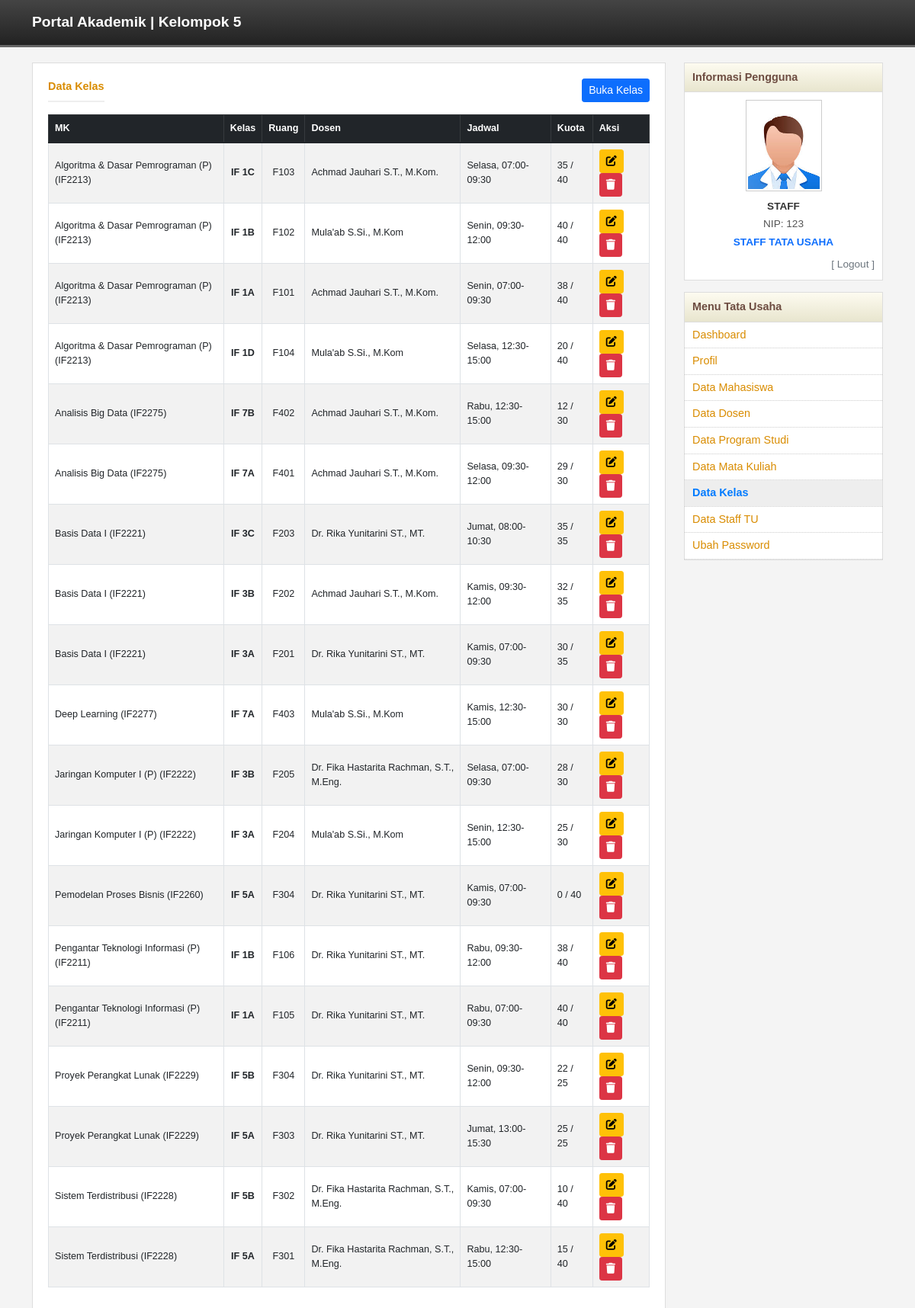
Screenshot of /tu/kelas.php (signed in) with the database file from the repository.
### tables this page shows
CREATE TABLE `kelas` (
  `id` int(11) NOT NULL,
  `mata_kuliah_id` int(11) DEFAULT NULL,
  `kode_kelas` varchar(10) DEFAULT NULL,
  `nama_kelas` varchar(50) DEFAULT NULL,
  `ruangan` varchar(20) DEFAULT NULL,
  `dosen_pengampu_id` int(11) DEFAULT NULL,
  `hari` enum('Senin','Selasa','Rabu','Kamis','Jumat','Sabtu') DEFAULT NULL,
  `jam_mulai` time DEFAULT NULL,
  `jam_selesai` time DEFAULT NULL,
  `kuota` int(11) DEFAULT NULL,
  `terisi` int(11) DEFAULT 0,
  `created_at` timestamp NULL DEFAULT current_timestamp()
);

CREATE TABLE `mata_kuliah` (
  `id` int(11) NOT NULL,
  `kode_mk` varchar(20) NOT NULL,
  `nama_mk` varchar(100) NOT NULL,
  `sks` int(11) NOT NULL,
  `minimal_kelulusan` varchar(5) DEFAULT 'C',
  `semester` int(11) DEFAULT NULL,
  `prodi_id` int(11) DEFAULT 1,
  `sifat` enum('Wajib','Pilihan') DEFAULT 'Wajib',
  `prasyarat` varchar(255) DEFAULT NULL,
  `created_at` timestamp NULL DEFAULT current_timestamp()
);

CREATE TABLE `dosen` (
  `id` int(11) NOT NULL,
  `nidn` varchar(20) NOT NULL,
  `nama` varchar(100) NOT NULL,
  `password` varchar(255) NOT NULL,
  `email` varchar(100) DEFAULT NULL,
  `foto` varchar(255) DEFAULT NULL,
  `jabatan` enum('Dosen','Kaprodi') DEFAULT 'Dosen',
  `prodi` varchar(50) DEFAULT NULL,
  `created_at` timestamp NULL DEFAULT current_timestamp()
);

CREATE TABLE `tata_usaha` (
  `id` int(11) NOT NULL,
  `nip` varchar(20) NOT NULL,
  `nama` varchar(100) NOT NULL,
  `password` varchar(255) NOT NULL,
  `email` varchar(100) DEFAULT NULL,
  `created_at` timestamp NULL DEFAULT current_timestamp(),
  `foto` varchar(255) DEFAULT NULL
);

### tu/kelas.php (the view, shortened to what this page needs)
<?php
require_once "../config/database.php";
$query = "SELECT k.*, mk.nama_mk, mk.kode_mk, d.nama as nama_dosen FROM kelas k JOIN mata_kuliah mk ON k.mata_kuliah_id = mk.id LEFT JOIN dosen d ON k.dosen_pengampu_id = d.id ORDER BY mk.nama_mk ASC";
$data = $pdo->query($query)->fetchAll();
?>
<!DOCTYPE html>
<html lang="id">
<head>
    <link href="https://cdn.jsdelivr.net/npm/bootstrap@5.1.3/dist/css/bootstrap.min.css" rel="stylesheet">
    <link rel="stylesheet" href="https://cdnjs.cloudflare.com/ajax/libs/font-awesome/6.0.0/css/all.min.css">
    <link rel="stylesheet" href="../assets/css/style.css">
</head>
<body>
<?php include "header.php"; ?>
<div class="container">
    <div class="row">
        <div class="col-md-9">
            <div class="content-box">
                <div class="d-flex justify-content-between mb-3">
                    <div class="msg-header mb-0">Data Kelas</div>
                    <a href="kelas_form.php" class="btn btn-primary btn-sm">Buka Kelas</a>
                </div>
                <div class="table-responsive">
                    <table class="table table-bordered table-striped small align-middle">
                        <thead class="table-dark">
                            <tr><th>MK</th><th>Kelas</th><th>Ruang</th><th>Dosen</th><th>Jadwal</th><th>Kuota</th><th>Aksi</th></tr>
                        </thead>
                        <tbody>
                            <?php foreach($data as $r): ?>
                            <tr>
                                <td><?= $r['nama_mk'] ?> (<?= $r['kode_mk'] ?>)</td>
                                <td class="text-center fw-bold"><?= $r['nama_kelas'] ?></td>
                                <td class="text-center"><?= htmlspecialchars($r['ruangan'] ?? '-') ?></td> <td><?= $r['nama_dosen'] ?></td>
                                <td><?= $r['hari'] ?>, <?= substr($r['jam_mulai'],0,5) ?>-<?= substr($r['jam_selesai'],0,5) ?></td>
                                <td><?= $r['terisi'] ?> / <?= $r['kuota'] ?></td>
                                <td>
                                    <a href="kelas_form.php?id=<?= $r['id'] ?>" class="btn btn-warning btn-sm"><i class="fas fa-edit"></i></a>
                                    <form method="POST" style="display:inline" onsubmit="return confirm('Hapus?');">
                                        <button class="btn btn-danger btn-sm"><i class="fas fa-trash"></i></button>
                                    </form>
                                </td>
                            </tr>
                            <?php endforeach; ?>
                        </tbody>
                    </table>
                </div>
            </div>
        </div>
        <div class="col-md-3">
            <?php include "sidebar.php"; ?>
        </div>
    </div>
</div>
</body>
</html>

### tu/sidebar.php
<?php
$currentPage = basename($_SERVER['PHP_SELF']);
$user = $_SESSION['user'];
$nama = htmlspecialchars($user['nama']);
$nip = htmlspecialchars($user['username']);
global $pdo;
$stmtFoto = $pdo->prepare("SELECT foto FROM tata_usaha WHERE id = ?");
$stmtFoto->execute([$user['id']]);
$fotoDb = $stmtFoto->fetchColumn();
$fotoProfil = (!empty($fotoDb) && file_exists("../assets/img/uploads/$fotoDb")) ? "../assets/img/uploads/$fotoDb" : "https://via.placeholder.com/100x120.png?text=STAFF+TU";
?>
<div class="sidebar-box">
    <div class="sidebar-header">Informasi Pengguna</div>
    <div class="sidebar-content">
        <div class="profile-img-box">
            <img src="<?= $fotoProfil ?>" alt="Foto Profil" class="profile-img">
        </div>
        <div class="profile-info">
            <div class="profile-name"><?= $nama ?></div>
            <div class="mb-1">NIP: <?= $nip ?></div>
            <div class="fw-bold text-primary">STAFF TATA USAHA</div>
            <div class="mt-2 text-end"><a href="../logout.php" class="text-secondary text-decoration-none">[ Logout ]</a></div>
        </div>
    </div>
</div>
<div class="sidebar-box">
    <div class="sidebar-header">Menu Tata Usaha</div>
    <ul class="menu-list">
        <li><a href="dashboard.php" class="<?= $currentPage == 'dashboard.php' ? 'menu-active' : 'menu-default' ?>">Dashboard</a></li>
        <li><a href="profil.php" class="<?= $currentPage == 'profil.php' ? 'menu-active' : 'menu-default' ?>">Profil</a></li>
        <li><a href="mahasiswa.php" class="<?= strpos($currentPage, 'mahasiswa') !== false ? 'menu-active' : 'menu-default' ?>">Data Mahasiswa</a></li>
        <li><a href="dosen.php" class="<?= strpos($currentPage, 'dosen') !== false ? 'menu-active' : 'menu-default' ?>">Data Dosen</a></li>
        <li><a href="prodi.php" class="<?= strpos($currentPage, 'prodi') !== false ? 'menu-active' : 'menu-default' ?>">Data Program Studi</a></li>
        <li><a href="matakuliah.php" class="<?= strpos($currentPage, 'matakuliah') !== false ? 'menu-active' : 'menu-default' ?>">Data Mata Kuliah</a></li>
        <li><a href="kelas.php" class="<?= strpos($currentPage, 'kelas') !== false ? 'menu-active' : 'menu-default' ?>">Data Kelas</a></li>
        <li><a href="staff.php" class="<?= strpos($currentPage, 'staff') !== false ? 'menu-active' : 'menu-default' ?>">Data Staff TU</a></li>
        <li><a href="ubah_password.php" class="<?= $currentPage == 'ubah_password.php' ? 'menu-active' : 'menu-default' ?>">Ubah Password</a></li>
    </ul>
</div>

### assets/css/style.css (style rules this page uses)
body { background-color: #f4f4f4; font-family: sans-serif; font-size: 0.9rem; }
.sidebar-box { background: white; border: 1px solid #ddd; margin-bottom: 15px; }
.sidebar-header { background: linear-gradient(to bottom, #fdfbf0, #e8e5ce); padding: 8px 10px; font-weight: bold; color: #6d4c41; border-bottom: 1px solid #ddd; }
.sidebar-content { padding: 10px; }
.menu-list { list-style: none; padding: 0; margin: 0; }
.menu-list li { border-bottom: 1px dotted #ccc; }
.menu-list li a { display: block; padding: 6px 10px; text-decoration: none; transition: 0.2s; }
.menu-active { font-weight: bold; color: #007bff !important; background-color: #eee; }
.menu-default { color: #d98c00; }
.profile-img-box { text-align: center; margin-bottom: 10px; }
.profile-img { width: 100px; height: 120px; object-fit: cover; border: 1px solid #ccc; padding: 2px; background: white; }
.profile-info { text-align: center; font-size: 0.85rem; color: #555; }
.profile-name { font-weight: bold; color: #333; margin-bottom: 2px; text-transform: uppercase; }
.content-box { background: white; border: 1px solid #ddd; padding: 20px; margin-bottom: 20px; }
.msg-header { font-weight: bold; color: #d98c00; margin-bottom: 15px; border-bottom: 2px solid #eee; padding-bottom: 5px; }

### rows the page displays
kelas: mata_kuliah.nama_mk "Algoritma & Dasar Pemrograman (P)", mata_kuliah.kode_mk "IF2213", nama_kelas "IF 1C", ruangan "F103", dosen_pengampu.nama "Achmad Jauhari S.T., M.Kom.", hari "Selasa", jam_mulai "07:00", jam_selesai "09:30", terisi "35", kuota "40"
kelas: mata_kuliah.nama_mk "Algoritma & Dasar Pemrograman (P)", mata_kuliah.kode_mk "IF2213", nama_kelas "IF 1B", ruangan "F102", dosen_pengampu.nama "Mula'ab S.Si., M.Kom", hari "Senin", jam_mulai "09:30", jam_selesai "12:00", terisi "40", kuota "40"
kelas: mata_kuliah.nama_mk "Algoritma & Dasar Pemrograman (P)", mata_kuliah.kode_mk "IF2213", nama_kelas "IF 1A", ruangan "F101", dosen_pengampu.nama "Achmad Jauhari S.T., M.Kom.", hari "Senin", jam_mulai "07:00", jam_selesai "09:30", terisi "38", kuota "40"
kelas: mata_kuliah.nama_mk "Algoritma & Dasar Pemrograman (P)", mata_kuliah.kode_mk "IF2213", nama_kelas "IF 1D", ruangan "F104", dosen_pengampu.nama "Mula'ab S.Si., M.Kom", hari "Selasa", jam_mulai "12:30", jam_selesai "15:00", terisi "20", kuota "40"
kelas: mata_kuliah.nama_mk "Analisis Big Data", mata_kuliah.kode_mk "IF2275", nama_kelas "IF 7B", ruangan "F402", dosen_pengampu.nama "Achmad Jauhari S.T., M.Kom.", hari "Rabu", jam_mulai "12:30", jam_selesai "15:00", terisi "12", kuota "30"
kelas: mata_kuliah.nama_mk "Analisis Big Data", mata_kuliah.kode_mk "IF2275", nama_kelas "IF 7A", ruangan "F401", dosen_pengampu.nama "Achmad Jauhari S.T., M.Kom.", hari "Selasa", jam_mulai "09:30", jam_selesai "12:00", terisi "29", kuota "30"
kelas: mata_kuliah.nama_mk "Basis Data I", mata_kuliah.kode_mk "IF2221", nama_kelas "IF 3C", ruangan "F203", dosen_pengampu.nama "Dr. Rika Yunitarini ST., MT.", hari "Jumat", jam_mulai "08:00", jam_selesai "10:30", terisi "35", kuota "35"
kelas: mata_kuliah.nama_mk "Basis Data I", mata_kuliah.kode_mk "IF2221", nama_kelas "IF 3B", ruangan "F202", dosen_pengampu.nama "Achmad Jauhari S.T., M.Kom.", hari "Kamis", jam_mulai "09:30", jam_selesai "12:00", terisi "32", kuota "35"
kelas: mata_kuliah.nama_mk "Basis Data I", mata_kuliah.kode_mk "IF2221", nama_kelas "IF 3A", ruangan "F201", dosen_pengampu.nama "Dr. Rika Yunitarini ST., MT.", hari "Kamis", jam_mulai "07:00", jam_selesai "09:30", terisi "30", kuota "35"
kelas: mata_kuliah.nama_mk "Deep Learning", mata_kuliah.kode_mk "IF2277", nama_kelas "IF 7A", ruangan "F403", dosen_pengampu.nama "Mula'ab S.Si., M.Kom", hari "Kamis", jam_mulai "12:30", jam_selesai "15:00", terisi "30", kuota "30"
kelas: mata_kuliah.nama_mk "Jaringan Komputer I (P)", mata_kuliah.kode_mk "IF2222", nama_kelas "IF 3B", ruangan "F205", dosen_pengampu.nama "Dr. Fika Hastarita Rachman, S.T., M.Eng.", hari "Selasa", jam_mulai "07:00", jam_selesai "09:30", terisi "28", kuota "30"
kelas: mata_kuliah.nama_mk "Jaringan Komputer I (P)", mata_kuliah.kode_mk "IF2222", nama_kelas "IF 3A", ruangan "F204", dosen_pengampu.nama "Mula'ab S.Si., M.Kom", hari "Senin", jam_mulai "12:30", jam_selesai "15:00", terisi "25", kuota "30"
kelas: mata_kuliah.nama_mk "Pemodelan Proses Bisnis", mata_kuliah.kode_mk "IF2260", nama_kelas "IF 5A", ruangan "F304", dosen_pengampu.nama "Dr. Rika Yunitarini ST., MT.", hari "Kamis", jam_mulai "07:00", jam_selesai "09:30", terisi "0", kuota "40"
kelas: mata_kuliah.nama_mk "Pengantar Teknologi Informasi (P)", mata_kuliah.kode_mk "IF2211", nama_kelas "IF 1B", ruangan "F106", dosen_pengampu.nama "Dr. Rika Yunitarini ST., MT.", hari "Rabu", jam_mulai "09:30", jam_selesai "12:00", terisi "38", kuota "40"
kelas: mata_kuliah.nama_mk "Pengantar Teknologi Informasi (P)", mata_kuliah.kode_mk "IF2211", nama_kelas "IF 1A", ruangan "F105", dosen_pengampu.nama "Dr. Rika Yunitarini ST., MT.", hari "Rabu", jam_mulai "07:00", jam_selesai "09:30", terisi "40", kuota "40"
kelas: mata_kuliah.nama_mk "Proyek Perangkat Lunak", mata_kuliah.kode_mk "IF2229", nama_kelas "IF 5B", ruangan "F304", dosen_pengampu.nama "Dr. Rika Yunitarini ST., MT.", hari "Senin", jam_mulai "09:30", jam_selesai "12:00", terisi "22", kuota "25"
kelas: mata_kuliah.nama_mk "Proyek Perangkat Lunak", mata_kuliah.kode_mk "IF2229", nama_kelas "IF 5A", ruangan "F303", dosen_pengampu.nama "Dr. Rika Yunitarini ST., MT.", hari "Jumat", jam_mulai "13:00", jam_selesai "15:30", terisi "25", kuota "25"
kelas: mata_kuliah.nama_mk "Sistem Terdistribusi", mata_kuliah.kode_mk "IF2228", nama_kelas "IF 5B", ruangan "F302", dosen_pengampu.nama "Dr. Fika Hastarita Rachman, S.T., M.Eng.", hari "Kamis", jam_mulai "07:00", jam_selesai "09:30", terisi "10", kuota "40"
kelas: mata_kuliah.nama_mk "Sistem Terdistribusi", mata_kuliah.kode_mk "IF2228", nama_kelas "IF 5A", ruangan "F301", dosen_pengampu.nama "Dr. Fika Hastarita Rachman, S.T., M.Eng.", hari "Rabu", jam_mulai "12:30", jam_selesai "15:00", terisi "15", kuota "40"
tata_usaha: foto (picture)

### other values shown
$nama "STAFF"
$nip "123"
